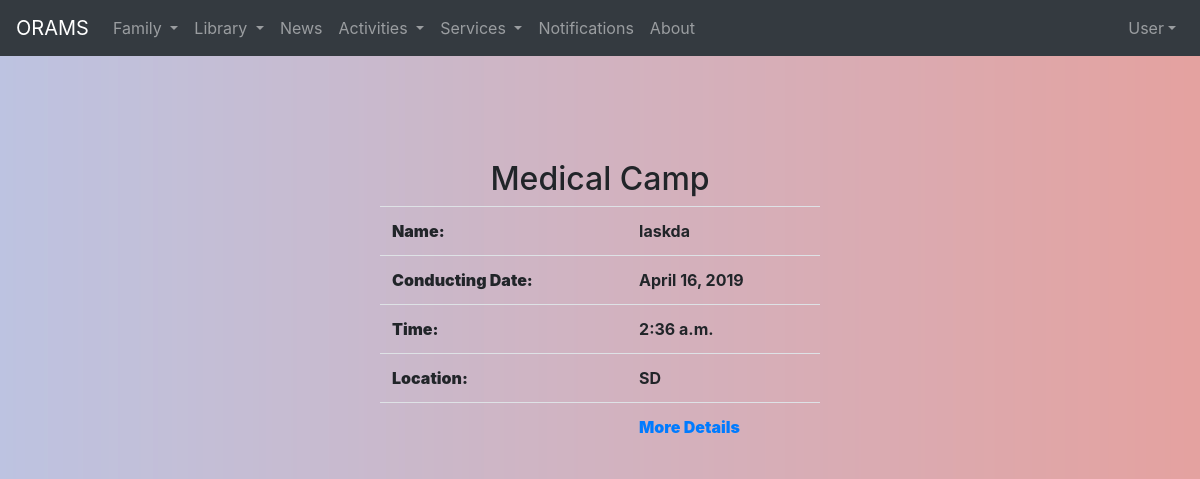
/user/campdetail/1/, run on an earlier commit of the app's database.
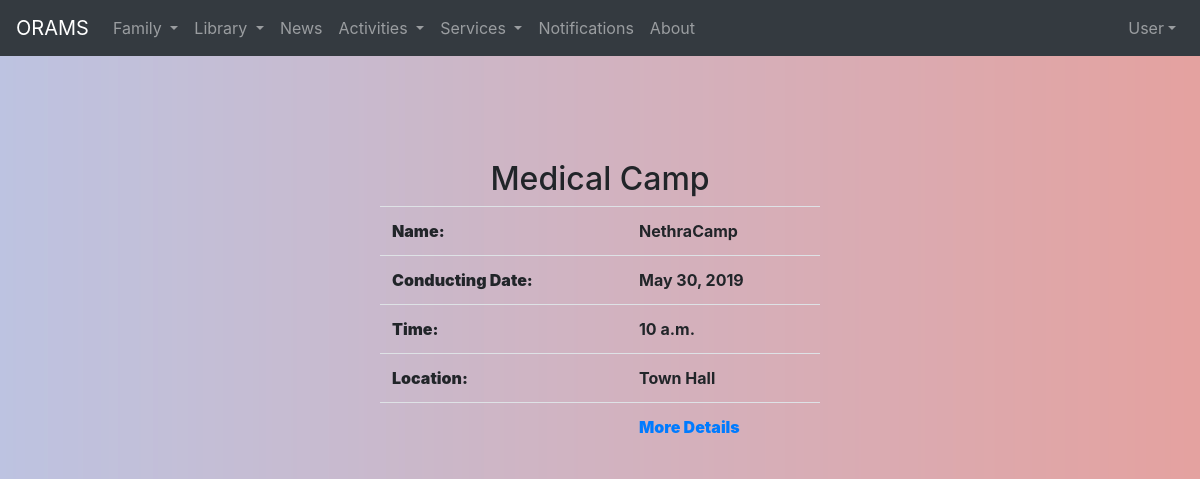
And on a later commit of the database.
### useradmin/models.py (models this page shows, shortened)
class CampRegistration(models.Model):
    category_name = models.ForeignKey(ActivityCategory, on_delete=models.CASCADE)
    name = models.CharField(max_length=200)
    conduct_date = models.DateField(auto_now=False, auto_now_add=False)
    time = models.TimeField(default=timezone.now)
    location = models.TextField()
    payment = models.CharField(max_length=25, choices=PAYMENT_CHOICES)
    file = models.FileField(upload_to='campfiles/', blank=True)
    status = models.CharField(max_length=25, default='pending')

class ActivityCategory(models.Model):
    category_name = models.CharField(max_length=100)
    def __str__(self):
        return self.category_name

### user/views.py (the view)
# urls.py: path('campdetail/<int:pk>/', CampDetailView.as_view(), name='campdetail'),
class CampDetailView(generic.DetailView):
    model = CampRegistration
    template_name ='user/campdetail.html'

### user/templates/user/campdetail.html (shortened to what this page needs)
{% extends 'user/Userbase.html' %}
{% load crispy_forms_tags %}
{% block body %}
<div class="main">
        <div class="container-fluid" style="width:500px; margin:80px auto;"   >
                <div class="col-sm-4 col-md-5 col-lg-12">
                    <div class="panel panel-default">
                        <div class="panel-body">
                               <center><h2>{{ campregistration.category_name }}</h2></center>
                                 <table class="table table-borderless">
                                    <tr>
                                        <th> <b>Name: </b></th><th>{{ campregistration.name }}</th></tr>
                                      <tr><th> <b>Conducting Date:</b></th><th>{{ campregistration.conduct_date }}</th></tr>
                                       <tr>  <th> <b>Time:</b></th><th>{{ campregistration.time }}</th></tr>
                                      <tr> <th> <b>Location: </b></th><th> {{ campregistration.location }}</th></tr>
                                      <tr>
                                    <th></th>
                                        <th><strong> <a href="{{ campregistration.file.url }}">More Details</a></strong>
                                    </th>
                                    </tr>
                                    </table>
                        </div>
                    </div>
                </div>
        </div>
    </div>
{% endblock %}

What changed in the data, as far as the page shows it:
changed CampRegistration "Medical Camp": name "laskda" → "NethraCamp"; conduct_date "April 16, 2019" → "May 30, 2019"; time "2:36 a.m." → "10 a.m."; location "SD" → "Town Hall"
